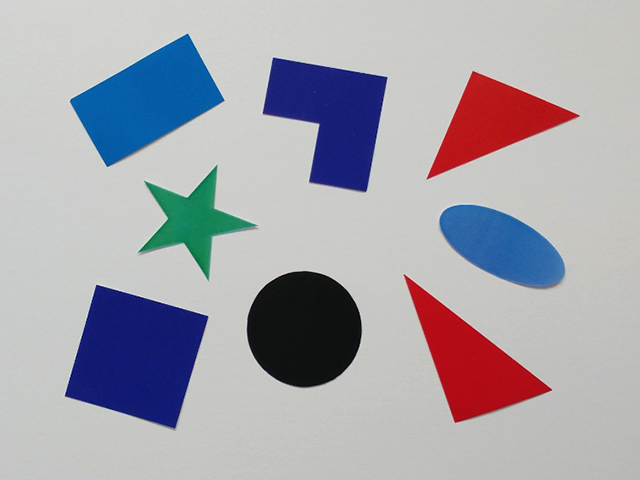
//> input picture src/polygon.bmp, 640 x 480 px
$ ./LabelContour   (built with g++ and OpenCV 4)
//> lines starting //> are read from the running program, lines starting //| are printed output that depends on the picture; after the words box and inside, x2 and y2 are one past the last pixel; in counts of white or black regions, pixels touching at a corner belong together
#include "opencv2/opencv.hpp"
#include <iostream>

using namespace cv;

#define LABEL1 0
#define LABEL2 0
#define CONTOUR1 0
#define CONTOUR2 0
#define BOUNDING 1

// [72 lines left out: functions labeling_basic, labeling_stats, contours_basic, contours_hier, not called in this run]
void setLabel(Mat& img, const std::vector<Point>& pts, const String& label) {
	Rect rc = boundingRect(pts);
	rectangle(img, rc, Scalar(0, 0, 255), 1);
	putText(img, label, rc.tl(), FONT_HERSHEY_PLAIN, 1, Scalar(0, 0, 255));
}
void bounding() {
	Mat img = imread("../src/polygon.bmp", IMREAD_COLOR);
//> img is the input picture: 480 rows x 640 cols, CV_8UC3; mean B, G, R 173.4, 165, 166.3
	Mat gray;
	cvtColor(img, gray, COLOR_BGR2GRAY);
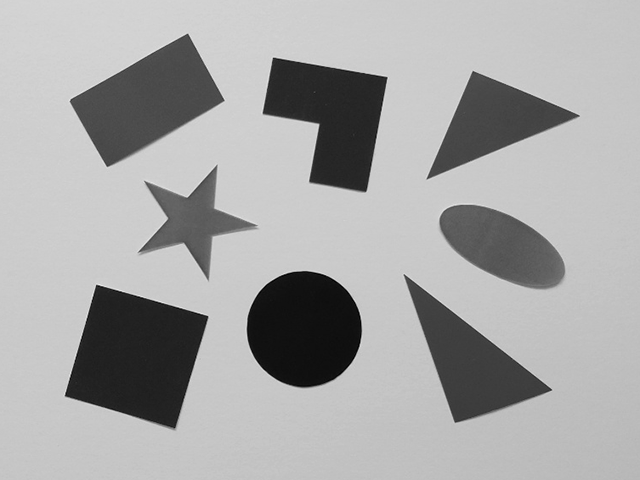
//> gray: 480 rows x 640 cols, CV_8UC1; min 0, max 240, mean 166.4
	Mat bin;
	threshold(gray, bin, 200, 255, THRESH_BINARY_INV | THRESH_OTSU);
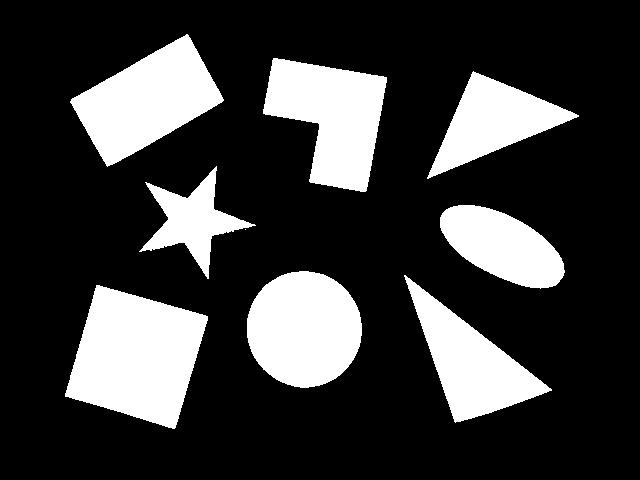
//> bin: 480 rows x 640 cols, CV_8UC1; 23.1% white; 9 white regions (1 under 20 px)
	std::vector<std::vector<Point>> contours;
	findContours(bin, contours, RETR_EXTERNAL, CHAIN_APPROX_NONE);
//> contours = 9 contours, 1 with area under 20; largest, box (x1, y1, x2, y2) and area: (65, 285, 208, 429) 13340, (247, 271, 362, 388) 10359, (70, 34, 224, 167) 10316, (263, 58, 387, 192) 9930, (404, 275, 552, 423) 8086, (427, 71, 579, 179) 6723, (440, 205, 565, 289) 6406, (139, 166, 256, 279) 4181
	for (std::vector<Point>& pts : contours) {
		if (contourArea(pts) < 400)
			continue;
		std::cout << "근사 전 점의 개수: " << (int)pts.size() << std::endl;
		std::vector<Point> approx;
		approxPolyDP(pts, approx, arcLength(pts, true) * 0.02, true);
		int vtc = (int)approx.size();
		std::cout << "근사 후 점의 개수: " << vtc << std::endl << std::endl;

		std::vector<std::vector<Point>> approx_contours;
		approx_contours.push_back(approx);
		drawContours(img, approx_contours, -1, Scalar(0, 255, 255), 2);

		if (vtc == 3) {
			setLabel(img, pts, "TRI");
		}
		else if (vtc == 4) {
			setLabel(img, pts, "RECT");
		}
		else {
			double len = arcLength(pts, true);
			double area = contourArea(pts);
			double ratio = 4. * CV_PI * area / (len * len);
			if (ratio > 0.8) {
				setLabel(img, pts, "CIR");
			}
		}
	}
//> this loop made 9 passes
//> (vtc, len, area, ratio, rc in setLabel) on pass 3: (8, 381.5, 10359, 0.894, Rect(247, 271, 115, 117))
//> (vtc, len, area, ratio) on passes 5, 6, 8: (8, 338.4, 6406.5, 0.703), (10, 468.4, 4181, 0.239), (6, 484.6, 9930.5, 0.531)
//| 근사 전 점의 개수: 443
//| 근사 후 점의 개수: 4
//| 근사 전 점의 개수: 391
//| 근사 후 점의 개수: 3
//> (the first 4 of 16 printed lines)
//> pass 1, in setLabel, `putText(img, label, rc.tl(), FONT_HERSHEY_PLAIN, 1, Scalar(0, 0, 255));`:
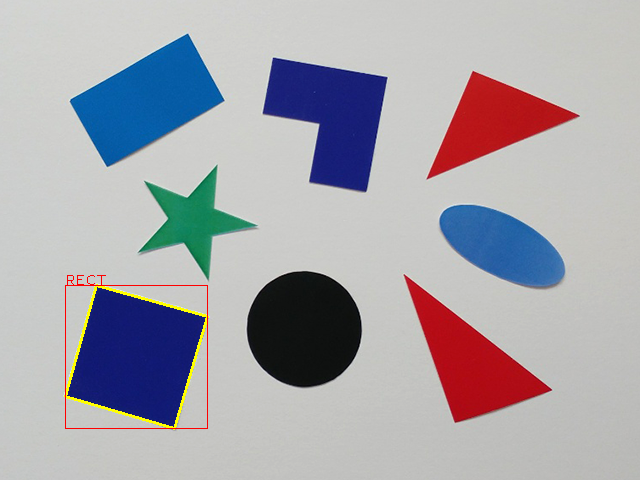
//> img: 480 rows x 640 cols, CV_8UC3; mean B, G, R 172.4, 165.3, 167.2
//> pass 2, in setLabel (call 2), `putText(img, label, rc.tl(), FONT_HERSHEY_PLAIN, 1, Scalar(0, 0, 255));`:
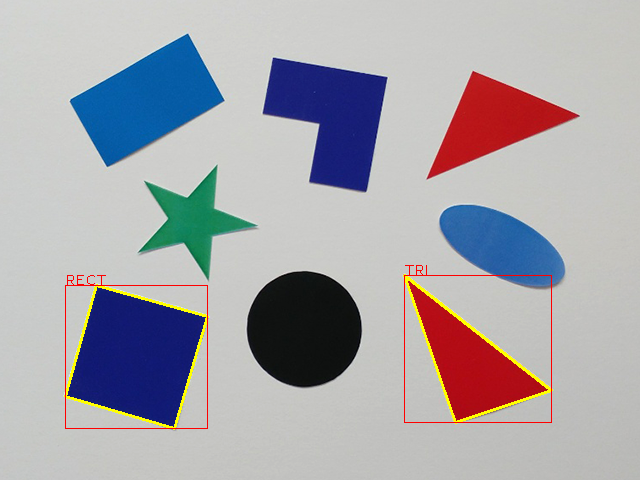
//> img: 480 rows x 640 cols, CV_8UC3; mean B, G, R 171.7, 165.7, 167.7
//> pass 3, in setLabel (call 3), `putText(img, label, rc.tl(), FONT_HERSHEY_PLAIN, 1, Scalar(0, 0, 255));`:
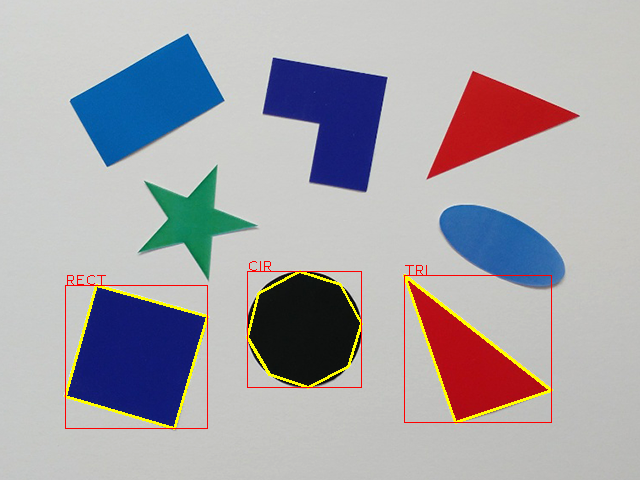
//> img: 480 rows x 640 cols, CV_8UC3; mean B, G, R 171.3, 166.1, 168.5
//> after the loop:
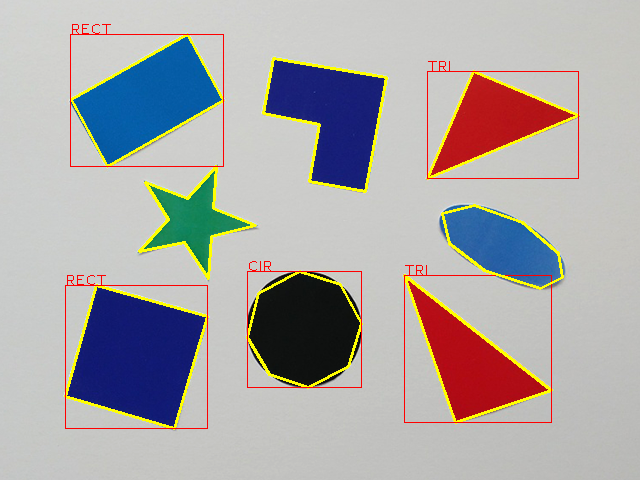
//> img: 480 rows x 640 cols, CV_8UC3; 3.95% of pixels changed, all inside (x1, y1, x2, y2) = (64, 24, 580, 430)
	imshow("img", img);
	waitKey();
	destroyAllWindows();
}
int main(void) {
#if LABEL1 == 1
	labeling_basic();
#endif
#if LABEL2 == 1
	labeling_stats();
#endif
#if CONTOUR1 == 1
	contours_basic();
#endif
#if CONTOUR2 == 1
	contours_hier();
#endif
#if BOUNDING == 1
	bounding();
#endif
}
